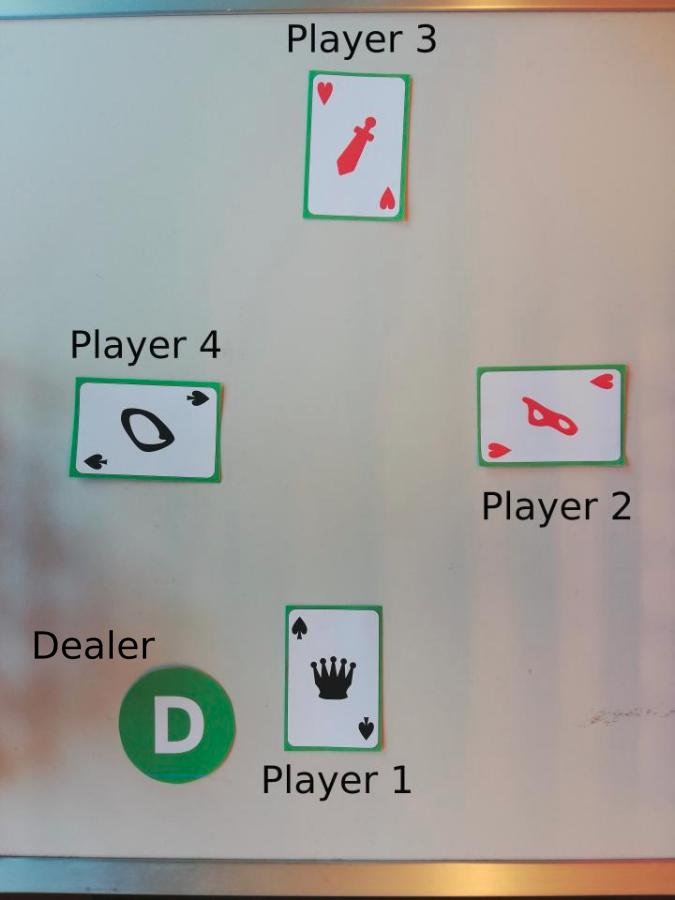
#> input picture labs/media/example_round.jpg, 675 x 900 px
$ python -i functional.py   (imports and definitions only)
#> lines starting #> are read from the running program, lines starting #| are printed output that depends on the picture; after the words box and inside, x2 and y2 are one past the last pixel; in counts of white or black regions, pixels touching at a corner belong together
import numpy as np
import cv2
import matplotlib.pyplot as plt


def contour_finder(img):
    img=normalize(img[100:-300,:,:])
    #img_gray = cv2.cvtColor(img, cv2.COLOR_BGR2GRAY)
    img_gray=img[:,:,2]
    ksize=3
    ##sigma=0.3*((ksize-1)*0.5 - 1) + 0.8
    #filter=wiener_filter(img_gray,kernel=cv2.getGaussianKernel(ksize,sigma),K=10)
    filter = cv2.medianBlur(img_gray,5)
    #filter= cv2.bilateralFilter(img_gray,9,75,75)
    #plt.imshow(filter,cmap='gray')
    #plt.show()
    edges= cv2.Canny(filter,100,200)
    #plt.imshow(edges,cmap='gray')
    #plt.show()
    edges=highpass(edges.copy(),3)
    plt.imshow(edges,cmap='gray')
    plt.show()

    # find the contours from the thresholded image
    contours, _ = cv2.findContours(edges, cv2.RETR_EXTERNAL, cv2.CHAIN_APPROX_SIMPLE )
    contours = sorted(contours, key=cv2.contourArea,reverse=True)

    # draw all contours
    image_cont = cv2.drawContours(img.copy(), contours, -1, (255, 0, 0), 30)


    return img,contours, image_cont

def highpass(img, sigma):
    return img - cv2.GaussianBlur(img, (0,0), sigma)

# [60 lines left out: function find_players, not called in this run]


def normalize(arr):
    """
    Linear normalization
    http://en.wikipedia.org/wiki/Normalization_%28image_processing%29
    """
    arr = arr.astype('float')

    for i in range(3):
        minval = arr[...,i].min()
        maxval = arr[...,i].max()
        if minval != maxval:
            arr[...,i] -= minval
            arr[...,i] *= (255.0/(maxval-minval))
    return arr.astype('uint8')

# [9 lines left out: function wiener_filter, not called in this run]

class card:
    # [7 lines left out: function __init__, not called in this run]

    def center(self)-> np.array:
        center=np.array([self.x + self.w/2,self.y + self.h/2])
        return center

    def set_player(self,player:str):
        self.player=player


>>> import cv2
>>> picture = cv2.imread('media/example_round.jpg')
#> picture is the input picture: shape (900, 675, 3); mean B, G, R 154.9, 159, 160
>>> result = contour_finder(picture)
#> in normalize, `arr = arr.astype('float')`:
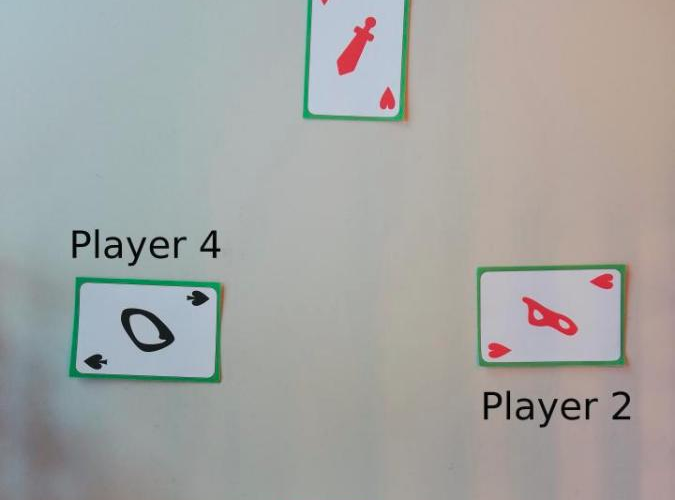
#> arr: shape (500, 675, 3) float64; mean of channels 0, 1, 2 162.6, 164.8, 163.8; drawn as B, G, R
#> the loop in normalize, `for i in range(3):` made 3 passes
#> maxval on passes 1 to 3: 226, 223, 255
#> after the loop in normalize, `for i in range(3):`:
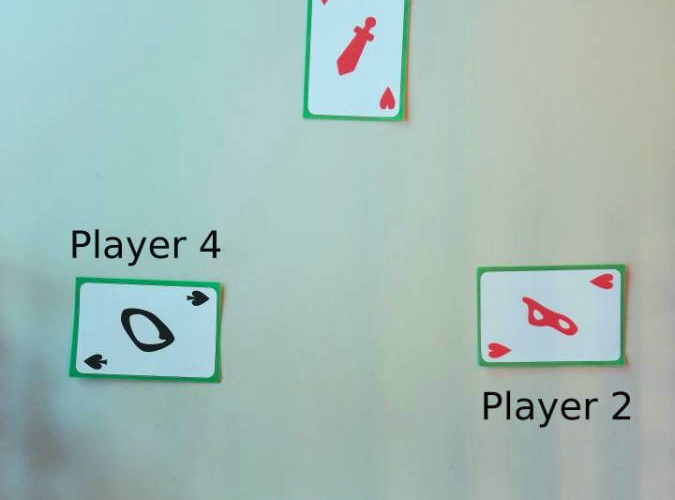
#> arr: shape (500, 675, 3) float64; mean of channels 0, 1, 2 183.4, 188.5, 163.8; drawn with min black and max white
#> in contour_finder, `img_gray=img[:,:,2]`:
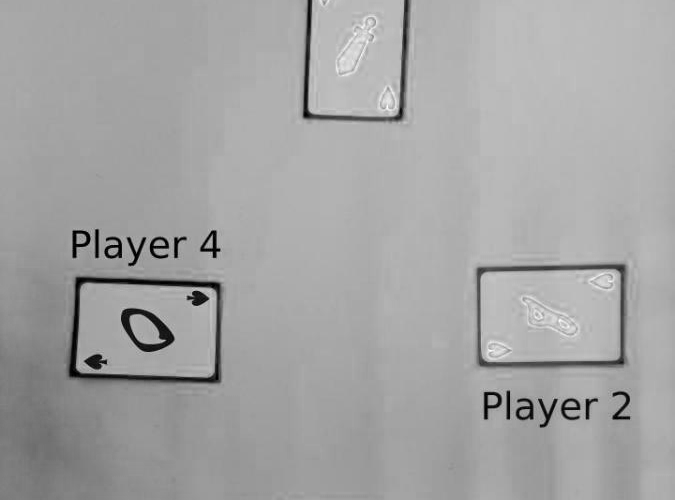
#> img_gray: shape (500, 675); min 0, max 255, mean 163.8
#> in contour_finder, `edges= cv2.Canny(filter,100,200)`:
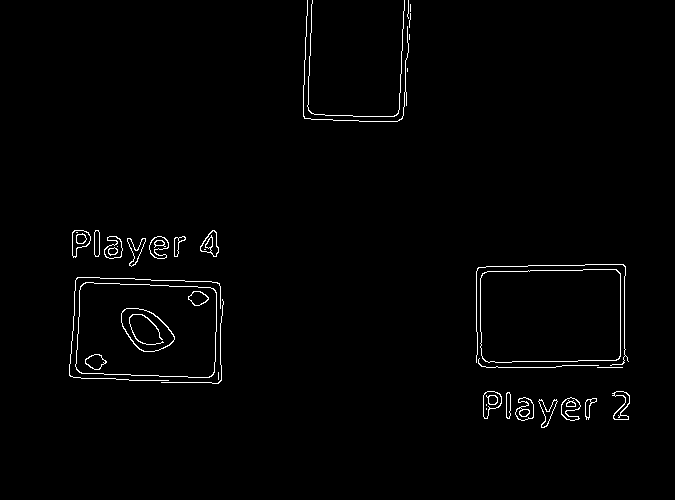
#> edges: shape (500, 675); 1.3% white in thin lines or dots, all inside (x1, y1, x2, y2) = (69, 0, 630, 428)
#> in highpass, `return img - cv2.GaussianBlur(img, (0,0), sigma)`:
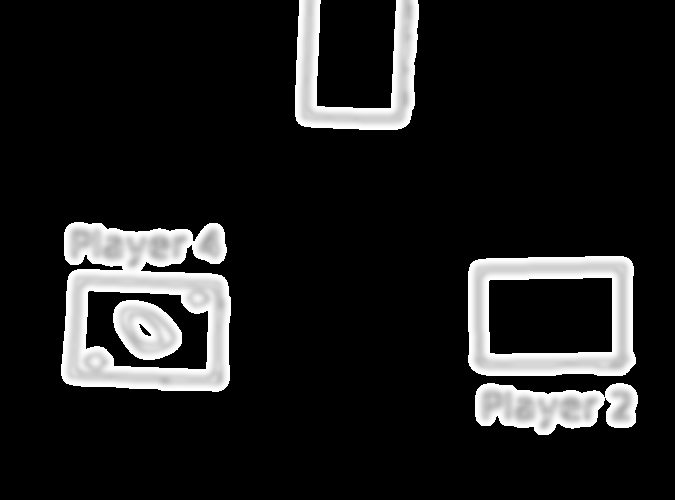
#> returned value: shape (500, 675); min 0, max 255, mean 29.7
#> in contour_finder, `contours, _ = cv2.findContours(edges, cv2.RETR_EXTERNAL, cv2.CHAIN_APP..`: contours = 4 contours; box (x1, y1, x2, y2) and area: (61, 222, 231, 392) 24648, (468, 256, 636, 376) 19100, (295, 0, 419, 130) 6888, (475, 383, 638, 435) 5782
#> in contour_finder, `image_cont = cv2.drawContours(img.copy(), contours, -1, (255, 0, 0), 30)`:
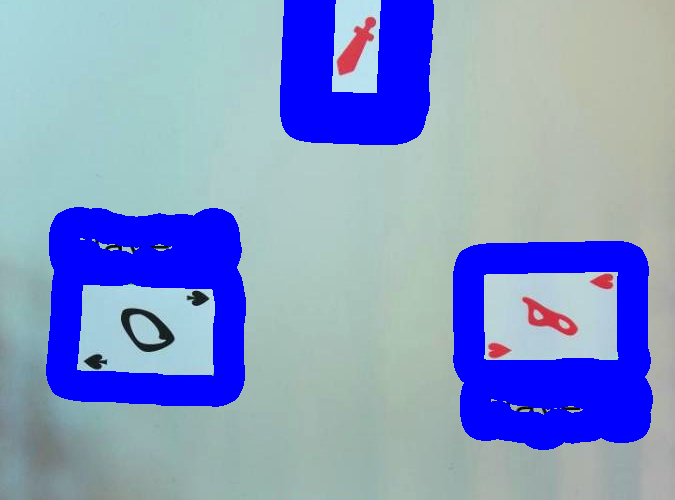
#> image_cont: shape (500, 675, 3); mean of channels 0, 1, 2 199.6, 151.4, 133.3; drawn as B, G, R
